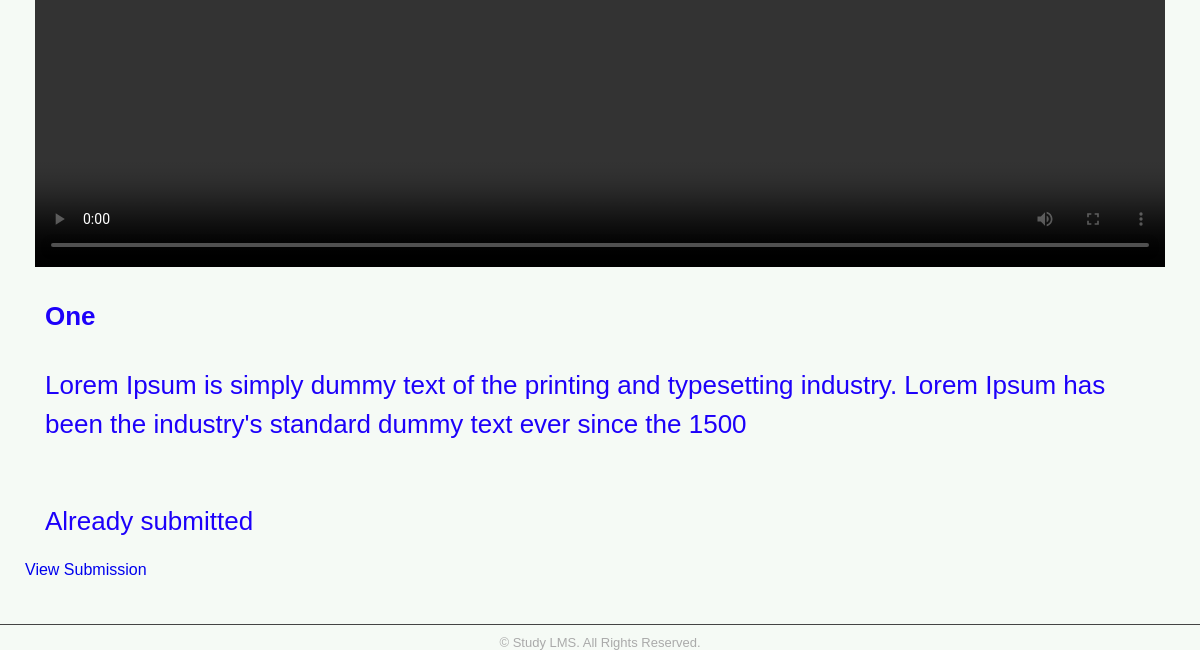
The page /courses/javascript/chapter-1/introduction/ (signed in, lower part) on the database as committed earlier.
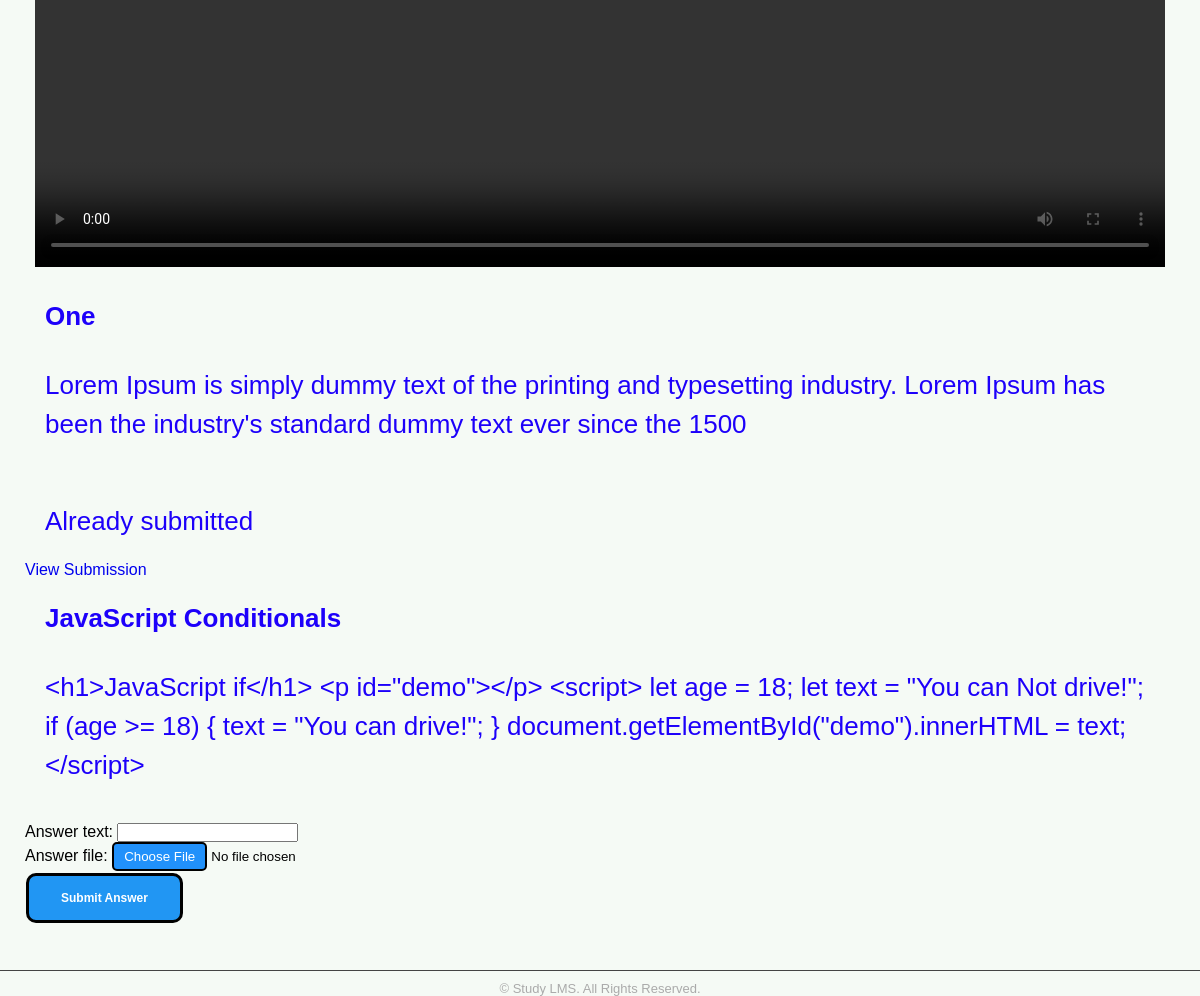
The same page on the database as committed later.
### pages/models.py (models this page shows, shortened)
class Assignment(models.Model):
    course = models.ForeignKey(
        Course,
        on_delete=models.CASCADE,
        related_name='assignments'
    )
    chapter = models.ForeignKey(
        Chapter,
        on_delete=models.CASCADE,
        related_name='assignments',
        blank=True,
        null=True
    )
    title = models.CharField(max_length=200)
    question = models.TextField()
    due_date = models.DateTimeField(blank=True, null=True)
    is_active = models.BooleanField(default=True)
    created_at = models.DateTimeField(auto_now_add=True)

### pages/views.py (the view)
@login_required
def page_detail(request, course_slug, chapter_slug, page_slug):
    course = get_object_or_404(
        Course.objects.prefetch_related('chapters__pages'),
        slug=course_slug
    )
    chapter = get_object_or_404(
        Chapter,
        course=course,
        slug=chapter_slug
    )
    page = get_object_or_404(
        Page,
        chapter=chapter,
        slug=page_slug
    )
    assignments = Assignment.objects.filter(course=course)
    submissions = AssignmentSubmission.objects.filter(student=request.user, assignment__course=course)
    for assignment in assignments:
        assignment.submitted = submissions.filter(assignment=assignment).exists()
    if request.method == 'POST':
        assignment_id = request.POST.get('assignment_id')
        assignment = get_object_or_404(Assignment, id=assignment_id)
        try:
            submission = AssignmentSubmission.objects.get(assignment=assignment, student=request.user)
        except AssignmentSubmission.DoesNotExist:
            submission = AssignmentSubmission(assignment=assignment, student=request.user)
        form = AssignmentSubmissionForm(request.POST, request.FILES, instance=submission)
        if form.is_valid():
            form.save()
            return redirect('page_detail', course_slug=course_slug, chapter_slug=chapter_slug, page_slug=page_slug)
    else:
        form = AssignmentSubmissionForm()
    return render(request, 'pages/page_detail.html', {
        'course': course,
        'chapter': chapter,
        'page': page,
        'assignments': assignments,
        'submissions': submissions,
        'form': form,
    })

### pages/forms.py
class AssignmentSubmissionForm(forms.ModelForm):
    class Meta:
        model = AssignmentSubmission
        fields = ('answer_text', 'answer_file')

### pages/templates/pages/page_detail.html (shortened to what this page needs)
{% extends 'pages/base.html' %}
{% block content %}
  {% if page %}
  <h1 class="txt-3">{{ page.content }}</p>
  {% if page.video %}
    <video controls width="100%">
      <source src="{{ page.video.url }}" class="btn">
    </video>
  {% endif %}
{% endif %}
{% for assignment in assignments %}
  <h2 class="text-3">{{ assignment.title }}</h2>
  <p class="text-3">{{ assignment.question }}</p>
  {% if assignment.submitted %}
    <br><p class="text-3">Already submitted</p>
    <p><a href="#" onclick="document.getElementById('submission-{{ assignment.id }}').style.display='block'">View Submission</a></p>
  {% else %}
    <br><form method="post" enctype="multipart/form-data">
      {{ form.answer_text.label }}: <input type="text" name="answer_text"><br>
      {{ form.answer_file.label }}: <input type="file" name="answer_file"><br>
      <button type="submit">Submit Answer</button>
    </form>
  {% endif %}
{% endfor %}
{% endblock %}

Rows that differ between the two databases and show on the page:
added Assignment: title "JavaScript Conditionals", question "<h1>JavaScript if</h1> <p id=\"demo\"></p> <script> let age = 18; let text = \"You can Not drive!\"; if (age >= 18) { text = \"You can drive!\"; } document.getElementById(\"demo\").innerHTML = text; </script>", answer_text.label "Answer text", answer_file.label "Answer file"
